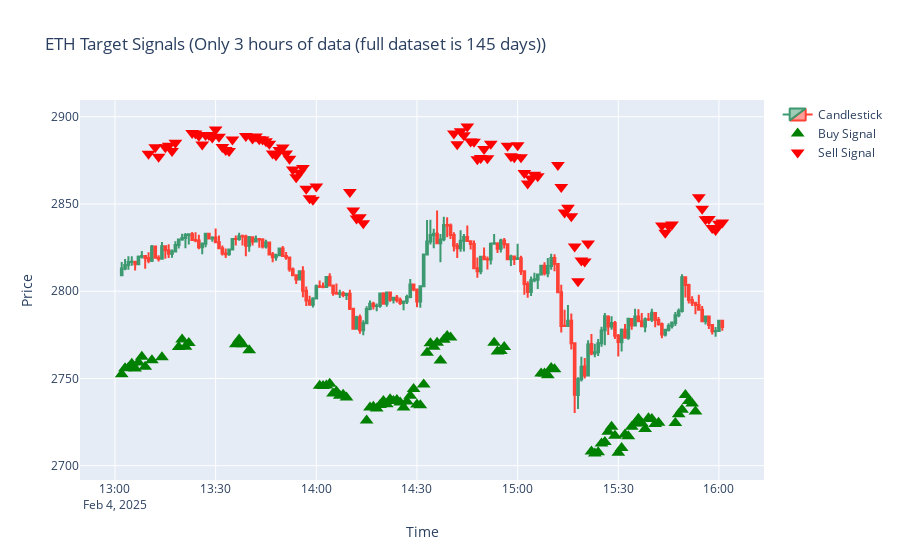

Notebook code cell kept with this figure:
### Code cell
fig = go.Figure()

# Add candlestick chart
fig.add_trace(go.Candlestick(
    x=df_viz.index,
    open=df_viz['Open'],
    high=df_viz['High'],
    low=df_viz['Low'],
    close=df_viz['Close'],
    name='Candlestick'
))

# Add Buy signals (Green Up Arrows)
plt.figure(figsize=(12, 5))
fig.add_trace(go.Scatter(
    x=df_viz[df_viz['Target_Signal'] == 1].index,
    y=df_viz[df_viz['Target_Signal'] == 1]['Low'] * 0.98,  # Position slightly below Low
    mode='markers',
    marker=dict(symbol='triangle-up', color='green', size=12),
    name='Buy Signal'
))

# Add Sell signals (Red Down Arrows)
fig.add_trace(go.Scatter(
    x=df_viz[df_viz['Target_Signal'] == 0].index,
    y=df_viz[df_viz['Target_Signal'] == 0]['High'] * 1.02,  # Position slightly above High
    mode='markers',
    marker=dict(symbol='triangle-down', color='red', size=12),
    name='Sell Signal'
))

fig.update_layout(title="ETH Target Signals (Only 3 hours of data (full dataset is 145 days))",
                  xaxis_title="Time",
                  yaxis_title="Price",
                  xaxis_rangeslider_visible=False)

fig.show()
